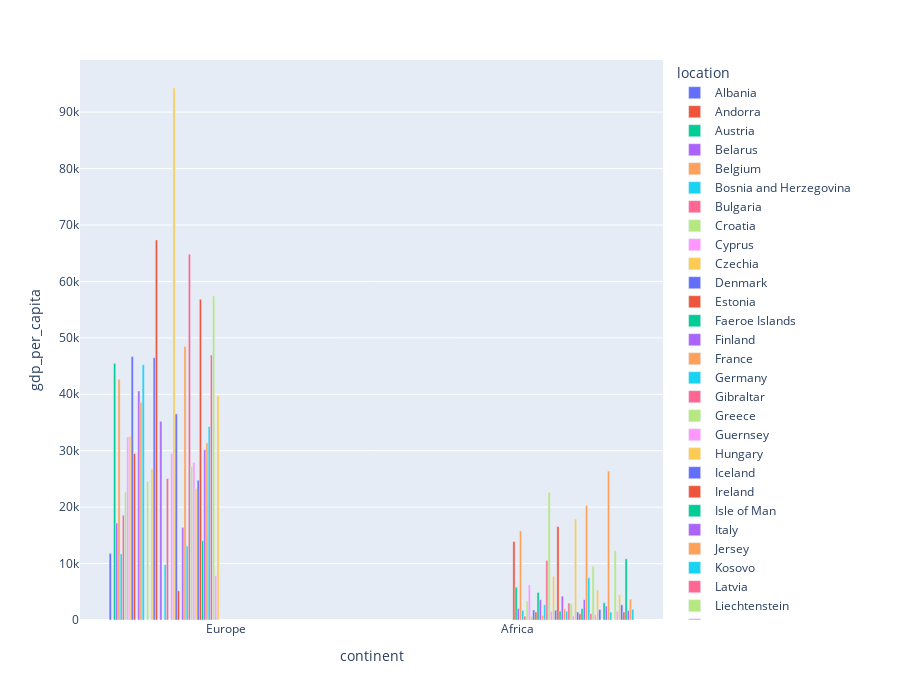

Here is the notebook cell this chart was saved with:
### Code cell
fig = px.bar(df_diab_af_eur, x="continent", y="gdp_per_capita",
             color='location', barmode = 'group',
             height=700)
fig.show()
